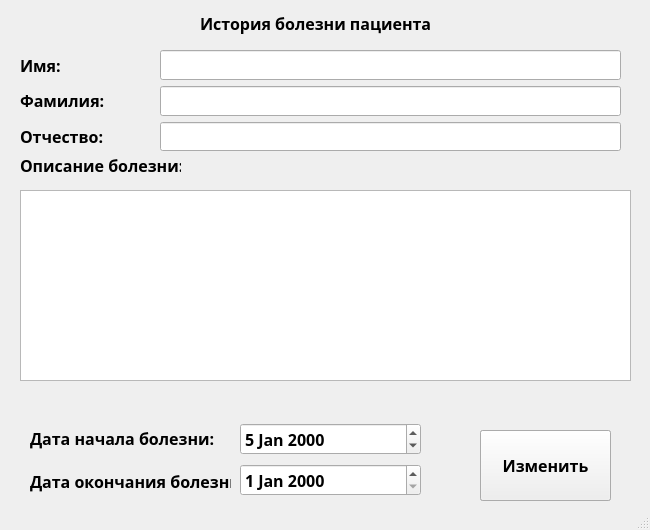
<?xml version="1.0" encoding="UTF-8"?>
<ui version="4.0">
 <class>formHistoryDescribe</class>
 <widget class="QMainWindow" name="formHistoryDescribe">
  <property name="geometry">
   <rect>
    <x>0</x>
    <y>0</y>
    <width>650</width>
    <height>530</height>
   </rect>
  </property>
  <property name="font">
   <font>
    <family>Segoe UI Semibold</family>
    <pointsize>12</pointsize>
    <bold>true</bold>
   </font>
  </property>
  <property name="windowTitle">
   <string>MainWindow</string>
  </property>
  <widget class="QWidget" name="centralwidget">
   <widget class="QLabel" name="label_4">
    <property name="geometry">
     <rect>
      <x>20</x>
      <y>150</y>
      <width>161</width>
      <height>31</height>
     </rect>
    </property>
    <property name="text">
     <string>Описание болезни:</string>
    </property>
   </widget>
   <widget class="QTextEdit" name="TE_DescribeHistory">
    <property name="geometry">
     <rect>
      <x>20</x>
      <y>190</y>
      <width>611</width>
      <height>191</height>
     </rect>
    </property>
   </widget>
   <widget class="QWidget" name="verticalLayoutWidget">
    <property name="geometry">
     <rect>
      <x>160</x>
      <y>50</y>
      <width>461</width>
      <height>101</height>
     </rect>
    </property>
    <layout class="QVBoxLayout" name="verticalLayout">
     <item>
      <widget class="QLineEdit" name="LE_Name">
       <property name="enabled">
        <bool>true</bool>
       </property>
      </widget>
     </item>
     <item>
      <widget class="QLineEdit" name="LE_Surname"/>
     </item>
     <item>
      <widget class="QLineEdit" name="LE_Otchestvo"/>
     </item>
    </layout>
   </widget>
   <widget class="QWidget" name="verticalLayoutWidget_2">
    <property name="geometry">
     <rect>
      <x>20</x>
      <y>50</y>
      <width>141</width>
      <height>101</height>
     </rect>
    </property>
    <layout class="QVBoxLayout" name="verticalLayout_2">
     <item>
      <widget class="QLabel" name="label">
       <property name="text">
        <string>Имя:</string>
       </property>
      </widget>
     </item>
     <item>
      <widget class="QLabel" name="label_2">
       <property name="text">
        <string>Фамилия:</string>
       </property>
      </widget>
     </item>
     <item>
      <widget class="QLabel" name="label_3">
       <property name="text">
        <string>Отчество:</string>
       </property>
      </widget>
     </item>
    </layout>
   </widget>
   <widget class="QWidget" name="verticalLayoutWidget_3">
    <property name="geometry">
     <rect>
      <x>240</x>
      <y>420</y>
      <width>181</width>
      <height>80</height>
     </rect>
    </property>
    <layout class="QVBoxLayout" name="verticalLayout_3">
     <item>
      <widget class="QDateEdit" name="DE_Open">
       <property name="date">
        <date>
         <year>2000</year>
         <month>1</month>
         <day>5</day>
        </date>
       </property>
      </widget>
     </item>
     <item>
      <widget class="QDateEdit" name="DE_Close"/>
     </item>
    </layout>
   </widget>
   <widget class="QWidget" name="verticalLayoutWidget_4">
    <property name="geometry">
     <rect>
      <x>30</x>
      <y>420</y>
      <width>201</width>
      <height>80</height>
     </rect>
    </property>
    <layout class="QVBoxLayout" name="verticalLayout_4">
     <item>
      <widget class="QLabel" name="label_5">
       <property name="text">
        <string>Дата начала болезни:</string>
       </property>
      </widget>
     </item>
     <item>
      <widget class="QLabel" name="label_6">
       <property name="text">
        <string>Дата окончания болезни:</string>
       </property>
      </widget>
     </item>
    </layout>
   </widget>
   <widget class="QLabel" name="label_7">
    <property name="geometry">
     <rect>
      <x>200</x>
      <y>10</y>
      <width>241</width>
      <height>26</height>
     </rect>
    </property>
    <property name="text">
     <string>История болезни пациента</string>
    </property>
   </widget>
   <widget class="QPushButton" name="BT_Add">
    <property name="geometry">
     <rect>
      <x>480</x>
      <y>430</y>
      <width>131</width>
      <height>71</height>
     </rect>
    </property>
    <property name="text">
     <string>Добавить</string>
    </property>
   </widget>
   <widget class="QPushButton" name="BT_Upd">
    <property name="geometry">
     <rect>
      <x>480</x>
      <y>430</y>
      <width>131</width>
      <height>71</height>
     </rect>
    </property>
    <property name="text">
     <string>Изменить</string>
    </property>
   </widget>
  </widget>
  <widget class="QStatusBar" name="statusbar"/>
 </widget>
 <resources/>
 <connections/>
</ui>
